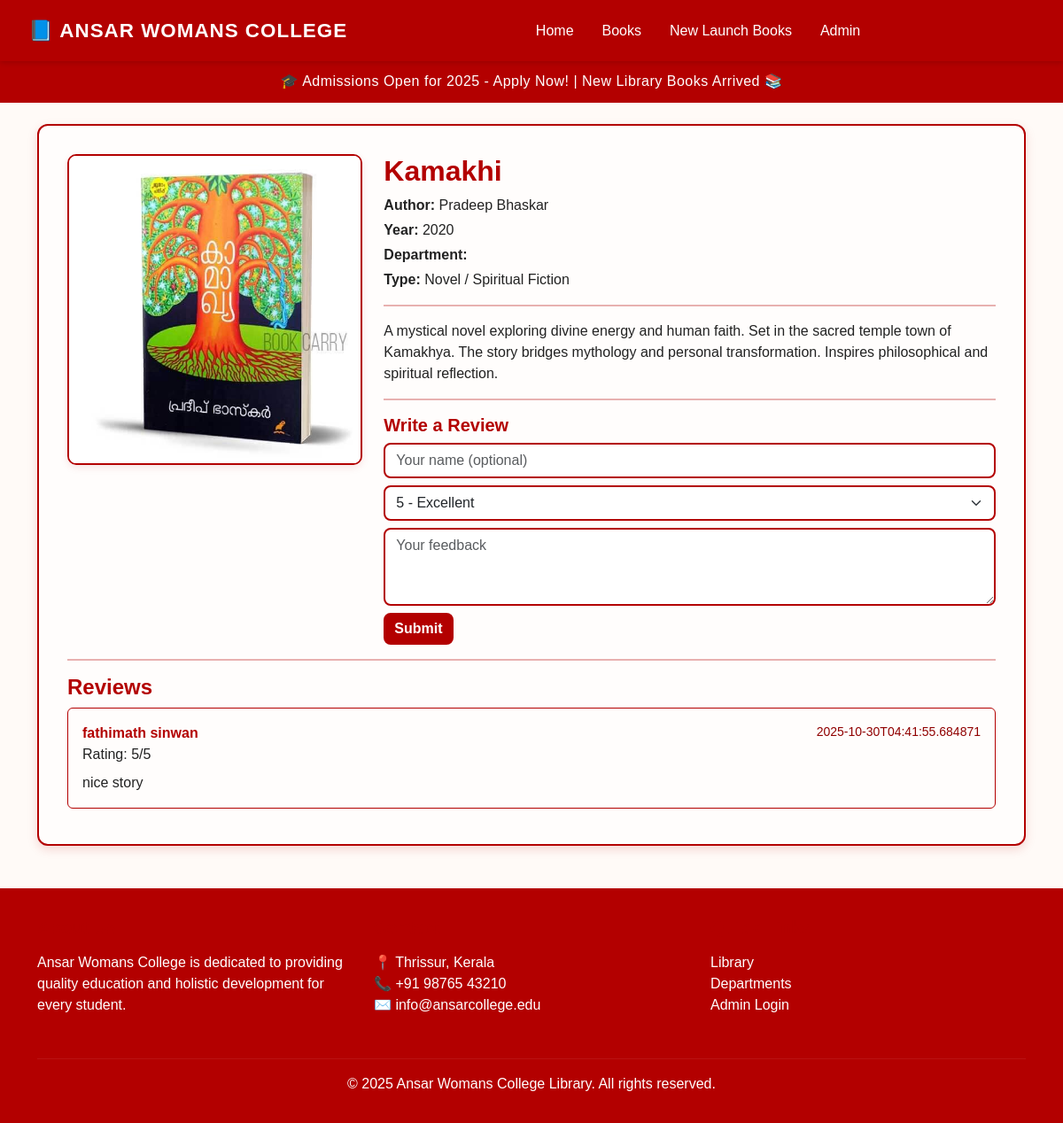
The page /book/10 on the database its author committed.
### tables this page shows
CREATE TABLE books (
    id INTEGER PRIMARY KEY AUTOINCREMENT,
    title TEXT,
    author TEXT,
    year INTEGER,
    department_id INTEGER,
    type TEXT,
    description TEXT,
    image TEXT,
    FOREIGN KEY(department_id) REFERENCES departments(id) ON DELETE SET NULL
);

CREATE TABLE reviews (
    id INTEGER PRIMARY KEY AUTOINCREMENT,
    book_id INTEGER,
    name TEXT,
    rating INTEGER,
    comment TEXT,
    created_at TEXT,
    FOREIGN KEY(book_id) REFERENCES books(id) ON DELETE CASCADE
);

### app.py (the view)
@app.route("/book/<int:book_id>")
def book_detail(book_id):
    conn = get_db()
    cur = conn.cursor()
    cur.execute("SELECT * FROM books WHERE id=?", (book_id,))
    book = cur.fetchone()
    if not book:
        conn.close()
        return "Book not found", 404
    cur.execute("SELECT * FROM reviews WHERE book_id=? ORDER BY created_at DESC", (book_id,))
    reviews = cur.fetchall()
    conn.close()
    return render_template("book.html", book=book, reviews=reviews)

### app.py (called while the page is built)
def get_db():
    conn = sqlite3.connect(DB_PATH)
    conn.row_factory = sqlite3.Row  # Important: allows accessing columns by name
    return conn

### templates/book.html (shortened to what this page needs)
{% extends "layout.html" %}
{% block content %}
<div class="book-detail-container">
  <div class="row">
    <div class="col-md-4">
      <img src="{{ book['image'] or url_for('static', filename='images/placeholder.svg') }}" class="img-fluid">
    </div>
    <div class="col-md-8">
      <h2>{{ book['title'] }}</h2>
      <p class="mb-1"><strong>Author:</strong> {{ book['author'] }}</p>
      <p class="mb-1"><strong>Year:</strong> {{ book['year'] }}</p>
      <p class="mb-1"><strong>Department:</strong> {{ book['department'] }}</p>
      <p class="mb-1"><strong>Type:</strong> {{ book['type'] }}</p>
      <hr>
      <p>{{ book['description'] }}</p>
      <hr>
      <h5>Write a Review</h5>
      <form method="post" action="{{ url_for('submit_review') }}">
        <div class="mb-2">
          <input name="name" class="form-control" placeholder="Your name (optional)">
        </div>
        <div class="mb-2">
          <select name="rating" class="form-select">
            <option value="5">5 - Excellent</option>
          </select>
        </div>
        <div class="mb-2">
          <textarea name="comment" class="form-control" rows="3" placeholder="Your feedback"></textarea>
        </div>
        <button class="btn btn-primary">Submit</button>
      </form>
    </div>
  </div>
  <hr>
  <h4>Reviews</h4>
  <div>
    {% for r in reviews %}
      <div class="border rounded p-3 mb-2">
        <div class="d-flex justify-content-between">
          <strong>{{ r['name'] }}</strong>
          <small class="text-muted">{{ r['created_at'] }}</small>
        </div>
        <div>Rating: {{ r['rating'] }}/5</div>
        <div class="mt-2">{{ r['comment'] }}</div>
      </div>
    {% else %}
      <p class="text-muted">No reviews yet.</p>
    {% endfor %}
  </div>
</div>
{% endblock %}

### static/css/style.css (style rules this page uses)
body { background: #f8f9fa; }

### templates/layout.html (style rules this page uses)
body { background-color: #ffffff; color: #222; font-family: "Poppins", sans-serif; }

### templates/book.html (style rules this page uses)
body { background-color: #fffaf7; }
h2, h4, h5 { color: #b30000; font-weight: 700; }
.book-detail-container { background-color: #fffdfc; border: 2px solid #b30000; border-radius: 12px; padding: 2rem; box-shadow: 0 4px 12px rgba(179, 0, 0, 0.15); }
.book-detail-container img { border-radius: 10px; border: 2px solid #b30000; box-shadow: 0 3px 8px rgba(179, 0, 0, 0.1); }
.book-detail-container hr { border-top: 2px solid #b30000; opacity: 0.3; }
.form-control, .form-select { border: 2px solid #b30000; border-radius: 8px; }
.btn-primary { background-color: #b30000; border: none; border-radius: 8px; font-weight: 600; }
.border { border: 1.5px solid #b30000 !important; background-color: #fffdfc; }
.border strong { color: #b30000; }
.text-muted { color: #900000 !important; }

### rows shown on the page
books: image (picture), title "Kamakhi", author "Pradeep Bhaskar", year "2020", type "Novel / Spiritual Fiction", description "A mystical novel exploring divine energy and human faith. Set in the sacred temple town of Kamakhya. The story bridges mythology and personal transformation. Inspires philosophical and spiritual reflection."
reviews: name "fathimath sinwan", created_at "2025-10-30T04:41:55.684871", rating "5", comment "nice story"
